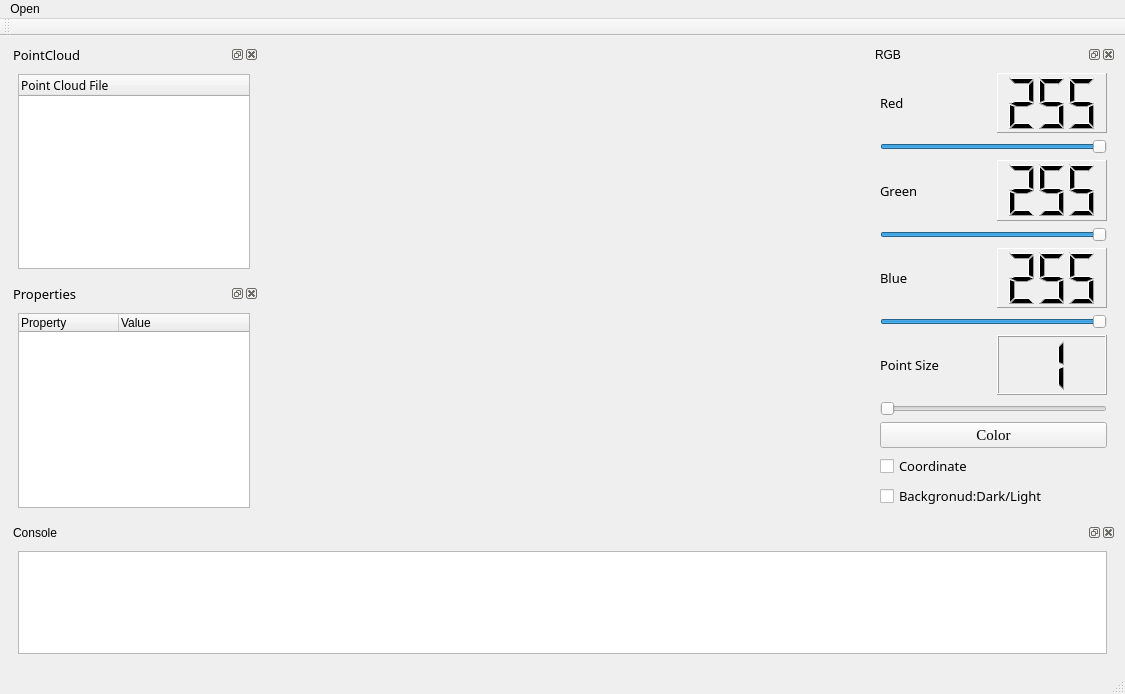
<?xml version="1.0" encoding="UTF-8"?>
<ui version="4.0">
 <class>MainViewer</class>
 <widget class="QMainWindow" name="MainViewer">
  <property name="geometry">
   <rect>
    <x>0</x>
    <y>0</y>
    <width>1125</width>
    <height>691</height>
   </rect>
  </property>
  <property name="windowTitle">
   <string>MainWindow</string>
  </property>
  <widget class="QWidget" name="centralwidget">
   <layout class="QGridLayout" name="gridLayout">
    <item row="0" column="0">
     <widget class="QDockWidget" name="dataDock">
      <property name="minimumSize">
       <size>
        <width>250</width>
        <height>233</height>
       </size>
      </property>
      <property name="maximumSize">
       <size>
        <width>300</width>
        <height>524287</height>
       </size>
      </property>
      <property name="font">
       <font>
        <family>微软雅黑</family>
        <pointsize>10</pointsize>
       </font>
      </property>
      <property name="windowTitle">
       <string>PointCloud</string>
      </property>
      <widget class="QWidget" name="dockWidgetContents_5">
       <layout class="QVBoxLayout" name="verticalLayout_3">
        <item>
         <widget class="QTreeWidget" name="dataTree">
          <property name="minimumSize">
           <size>
            <width>0</width>
            <height>180</height>
           </size>
          </property>
          <property name="font">
           <font>
            <family>微软雅黑</family>
            <pointsize>9</pointsize>
           </font>
          </property>
          <property name="contextMenuPolicy">
           <enum>Qt::CustomContextMenu</enum>
          </property>
          <column>
           <property name="text">
            <string>Point Cloud File</string>
           </property>
          </column>
         </widget>
        </item>
       </layout>
      </widget>
     </widget>
    </item>
    <item row="0" column="1" rowspan="2">
     <widget class="QVTKWidget" name="screen" native="true">
      <property name="minimumSize">
       <size>
        <width>600</width>
        <height>400</height>
       </size>
      </property>
     </widget>
    </item>
    <item row="0" column="2" rowspan="2">
     <widget class="QDockWidget" name="RGBDock">
      <property name="minimumSize">
       <size>
        <width>245</width>
        <height>400</height>
       </size>
      </property>
      <property name="maximumSize">
       <size>
        <width>300</width>
        <height>524287</height>
       </size>
      </property>
      <property name="windowTitle">
       <string>RGB</string>
      </property>
      <widget class="QWidget" name="dockWidgetContents_4">
       <layout class="QVBoxLayout" name="verticalLayout_2">
        <item>
         <layout class="QVBoxLayout" name="verticalLayout">
          <item>
           <layout class="QHBoxLayout" name="horizontalLayout">
            <item>
             <widget class="QLabel" name="label_1">
              <property name="sizePolicy">
               <sizepolicy hsizetype="Expanding" vsizetype="Preferred">
                <horstretch>0</horstretch>
                <verstretch>0</verstretch>
               </sizepolicy>
              </property>
              <property name="font">
               <font>
                <family>微软雅黑</family>
                <pointsize>10</pointsize>
               </font>
              </property>
              <property name="text">
               <string>Red</string>
              </property>
             </widget>
            </item>
            <item>
             <widget class="QLCDNumber" name="rLCD">
              <property name="sizePolicy">
               <sizepolicy hsizetype="Expanding" vsizetype="Minimum">
                <horstretch>0</horstretch>
                <verstretch>0</verstretch>
               </sizepolicy>
              </property>
              <property name="autoFillBackground">
               <bool>false</bool>
              </property>
              <property name="inputMethodHints">
               <set>Qt::ImhNone</set>
              </property>
              <property name="frameShape">
               <enum>QFrame::Panel</enum>
              </property>
              <property name="frameShadow">
               <enum>QFrame::Raised</enum>
              </property>
              <property name="lineWidth">
               <number>1</number>
              </property>
              <property name="smallDecimalPoint">
               <bool>false</bool>
              </property>
              <property name="digitCount">
               <number>3</number>
              </property>
              <property name="mode">
               <enum>QLCDNumber::Dec</enum>
              </property>
              <property name="value" stdset="0">
               <double>255.000000000000000</double>
              </property>
              <property name="intValue" stdset="0">
               <number>255</number>
              </property>
             </widget>
            </item>
           </layout>
          </item>
          <item>
           <widget class="QSlider" name="rSlider">
            <property name="sizePolicy">
             <sizepolicy hsizetype="Expanding" vsizetype="Fixed">
              <horstretch>0</horstretch>
              <verstretch>0</verstretch>
             </sizepolicy>
            </property>
            <property name="minimumSize">
             <size>
              <width>132</width>
              <height>0</height>
             </size>
            </property>
            <property name="maximum">
             <number>255</number>
            </property>
            <property name="sliderPosition">
             <number>255</number>
            </property>
            <property name="orientation">
             <enum>Qt::Horizontal</enum>
            </property>
           </widget>
          </item>
          <item>
           <layout class="QHBoxLayout" name="horizontalLayout_2">
            <item>
             <widget class="QLabel" name="label_2">
              <property name="sizePolicy">
               <sizepolicy hsizetype="Expanding" vsizetype="Preferred">
                <horstretch>0</horstretch>
                <verstretch>0</verstretch>
               </sizepolicy>
              </property>
              <property name="font">
               <font>
                <family>微软雅黑</family>
                <pointsize>10</pointsize>
               </font>
              </property>
              <property name="text">
               <string>Green</string>
              </property>
             </widget>
            </item>
            <item>
             <widget class="QLCDNumber" name="gLCD">
              <property name="sizePolicy">
               <sizepolicy hsizetype="Expanding" vsizetype="Minimum">
                <horstretch>0</horstretch>
                <verstretch>0</verstretch>
               </sizepolicy>
              </property>
              <property name="frameShape">
               <enum>QFrame::Panel</enum>
              </property>
              <property name="digitCount">
               <number>3</number>
              </property>
              <property name="intValue" stdset="0">
               <number>255</number>
              </property>
             </widget>
            </item>
           </layout>
          </item>
          <item>
           <widget class="QSlider" name="gSlider">
            <property name="sizePolicy">
             <sizepolicy hsizetype="Expanding" vsizetype="Fixed">
              <horstretch>0</horstretch>
              <verstretch>0</verstretch>
             </sizepolicy>
            </property>
            <property name="minimumSize">
             <size>
              <width>132</width>
              <height>0</height>
             </size>
            </property>
            <property name="maximum">
             <number>255</number>
            </property>
            <property name="sliderPosition">
             <number>255</number>
            </property>
            <property name="orientation">
             <enum>Qt::Horizontal</enum>
            </property>
           </widget>
          </item>
          <item>
           <layout class="QHBoxLayout" name="horizontalLayout_3">
            <item>
             <widget class="QLabel" name="label_3">
              <property name="sizePolicy">
               <sizepolicy hsizetype="Expanding" vsizetype="Preferred">
                <horstretch>0</horstretch>
                <verstretch>0</verstretch>
               </sizepolicy>
              </property>
              <property name="font">
               <font>
                <family>微软雅黑</family>
                <pointsize>10</pointsize>
               </font>
              </property>
              <property name="text">
               <string>Blue</string>
              </property>
             </widget>
            </item>
            <item>
             <widget class="QLCDNumber" name="bLCD">
              <property name="sizePolicy">
               <sizepolicy hsizetype="Expanding" vsizetype="Minimum">
                <horstretch>0</horstretch>
                <verstretch>0</verstretch>
               </sizepolicy>
              </property>
              <property name="frameShape">
               <enum>QFrame::Panel</enum>
              </property>
              <property name="digitCount">
               <number>3</number>
              </property>
              <property name="intValue" stdset="0">
               <number>255</number>
              </property>
             </widget>
            </item>
           </layout>
          </item>
          <item>
           <widget class="QSlider" name="bSlider">
            <property name="sizePolicy">
             <sizepolicy hsizetype="Expanding" vsizetype="Fixed">
              <horstretch>0</horstretch>
              <verstretch>0</verstretch>
             </sizepolicy>
            </property>
            <property name="minimumSize">
             <size>
              <width>132</width>
              <height>0</height>
             </size>
            </property>
            <property name="maximum">
             <number>255</number>
            </property>
            <property name="sliderPosition">
             <number>255</number>
            </property>
            <property name="orientation">
             <enum>Qt::Horizontal</enum>
            </property>
           </widget>
          </item>
          <item>
           <layout class="QHBoxLayout" name="horizontalLayout_4">
            <item>
             <widget class="QLabel" name="label_4">
              <property name="sizePolicy">
               <sizepolicy hsizetype="Expanding" vsizetype="Preferred">
                <horstretch>0</horstretch>
                <verstretch>0</verstretch>
               </sizepolicy>
              </property>
              <property name="font">
               <font>
                <family>微软雅黑</family>
                <pointsize>10</pointsize>
               </font>
              </property>
              <property name="text">
               <string>Point Size</string>
              </property>
             </widget>
            </item>
            <item>
             <widget class="QLCDNumber" name="sizeLCD">
              <property name="sizePolicy">
               <sizepolicy hsizetype="Expanding" vsizetype="Minimum">
                <horstretch>0</horstretch>
                <verstretch>0</verstretch>
               </sizepolicy>
              </property>
              <property name="digitCount">
               <number>1</number>
              </property>
              <property name="segmentStyle">
               <enum>QLCDNumber::Filled</enum>
              </property>
              <property name="intValue" stdset="0">
               <number>1</number>
              </property>
             </widget>
            </item>
           </layout>
          </item>
          <item>
           <widget class="QSlider" name="pSlider">
            <property name="sizePolicy">
             <sizepolicy hsizetype="Expanding" vsizetype="Fixed">
              <horstretch>0</horstretch>
              <verstretch>0</verstretch>
             </sizepolicy>
            </property>
            <property name="minimumSize">
             <size>
              <width>132</width>
              <height>0</height>
             </size>
            </property>
            <property name="minimum">
             <number>1</number>
            </property>
            <property name="maximum">
             <number>10</number>
            </property>
            <property name="sliderPosition">
             <number>1</number>
            </property>
            <property name="orientation">
             <enum>Qt::Horizontal</enum>
            </property>
           </widget>
          </item>
          <item>
           <widget class="QPushButton" name="colorBtn">
            <property name="font">
             <font>
              <family>Times New Roman</family>
              <pointsize>11</pointsize>
             </font>
            </property>
            <property name="styleSheet">
             <string notr="true"/>
            </property>
            <property name="text">
             <string>Color</string>
            </property>
           </widget>
          </item>
         </layout>
        </item>
        <item>
         <widget class="QCheckBox" name="cooCbx">
          <property name="font">
           <font>
            <family>微软雅黑</family>
            <pointsize>10</pointsize>
           </font>
          </property>
          <property name="text">
           <string>Coordinate</string>
          </property>
         </widget>
        </item>
        <item>
         <widget class="QCheckBox" name="bgcCbx">
          <property name="font">
           <font>
            <family>微软雅黑</family>
            <pointsize>10</pointsize>
           </font>
          </property>
          <property name="text">
           <string>Backgronud:Dark/Light</string>
          </property>
         </widget>
        </item>
       </layout>
      </widget>
     </widget>
    </item>
    <item row="1" column="0">
     <widget class="QDockWidget" name="propertyDock">
      <property name="minimumSize">
       <size>
        <width>250</width>
        <height>233</height>
       </size>
      </property>
      <property name="font">
       <font>
        <family>微软雅黑</family>
        <pointsize>10</pointsize>
       </font>
      </property>
      <property name="windowTitle">
       <string>Properties</string>
      </property>
      <widget class="QWidget" name="dockWidgetContents_6">
       <layout class="QVBoxLayout" name="verticalLayout_4">
        <item>
         <widget class="QTableWidget" name="propertyTable">
          <property name="minimumSize">
           <size>
            <width>0</width>
            <height>180</height>
           </size>
          </property>
          <property name="font">
           <font>
            <pointsize>9</pointsize>
           </font>
          </property>
          <property name="frameShadow">
           <enum>QFrame::Sunken</enum>
          </property>
          <property name="midLineWidth">
           <number>0</number>
          </property>
          <property name="horizontalScrollBarPolicy">
           <enum>Qt::ScrollBarAsNeeded</enum>
          </property>
          <property name="sizeAdjustPolicy">
           <enum>QAbstractScrollArea::AdjustIgnored</enum>
          </property>
          <property name="autoScroll">
           <bool>true</bool>
          </property>
          <property name="editTriggers">
           <set>QAbstractItemView::NoEditTriggers</set>
          </property>
          <property name="tabKeyNavigation">
           <bool>true</bool>
          </property>
          <property name="showDropIndicator" stdset="0">
           <bool>true</bool>
          </property>
          <property name="dragDropOverwriteMode">
           <bool>true</bool>
          </property>
          <property name="alternatingRowColors">
           <bool>false</bool>
          </property>
          <property name="selectionMode">
           <enum>QAbstractItemView::ExtendedSelection</enum>
          </property>
          <property name="textElideMode">
           <enum>Qt::ElideLeft</enum>
          </property>
          <property name="horizontalScrollMode">
           <enum>QAbstractItemView::ScrollPerItem</enum>
          </property>
          <property name="showGrid">
           <bool>false</bool>
          </property>
          <property name="wordWrap">
           <bool>true</bool>
          </property>
          <property name="cornerButtonEnabled">
           <bool>true</bool>
          </property>
          <property name="rowCount">
           <number>4</number>
          </property>
          <property name="columnCount">
           <number>2</number>
          </property>
          <attribute name="horizontalHeaderCascadingSectionResizes">
           <bool>false</bool>
          </attribute>
          <attribute name="horizontalHeaderDefaultSectionSize">
           <number>100</number>
          </attribute>
          <attribute name="horizontalHeaderHighlightSections">
           <bool>true</bool>
          </attribute>
          <attribute name="horizontalHeaderMinimumSectionSize">
           <number>25</number>
          </attribute>
          <attribute name="horizontalHeaderStretchLastSection">
           <bool>true</bool>
          </attribute>
          <attribute name="verticalHeaderVisible">
           <bool>false</bool>
          </attribute>
          <attribute name="verticalHeaderCascadingSectionResizes">
           <bool>false</bool>
          </attribute>
          <row/>
          <row/>
          <row/>
          <row/>
          <column>
           <property name="text">
            <string>Property</string>
           </property>
           <property name="textAlignment">
            <set>AlignLeading|AlignVCenter</set>
           </property>
          </column>
          <column>
           <property name="text">
            <string>Value</string>
           </property>
           <property name="textAlignment">
            <set>AlignLeading|AlignVCenter</set>
           </property>
          </column>
         </widget>
        </item>
       </layout>
      </widget>
     </widget>
    </item>
    <item row="2" column="0" colspan="3">
     <widget class="QDockWidget" name="consoleDock">
      <property name="minimumSize">
       <size>
        <width>200</width>
        <height>140</height>
       </size>
      </property>
      <property name="maximumSize">
       <size>
        <width>524287</width>
        <height>220</height>
       </size>
      </property>
      <property name="windowTitle">
       <string>Console</string>
      </property>
      <widget class="QWidget" name="dockWidgetContents_7">
       <layout class="QVBoxLayout" name="verticalLayout_5">
        <item>
         <widget class="QTableWidget" name="consoleTable">
          <property name="showGrid">
           <bool>false</bool>
          </property>
          <property name="gridStyle">
           <enum>Qt::SolidLine</enum>
          </property>
          <property name="rowCount">
           <number>0</number>
          </property>
          <property name="columnCount">
           <number>5</number>
          </property>
          <attribute name="horizontalHeaderVisible">
           <bool>false</bool>
          </attribute>
          <attribute name="horizontalHeaderDefaultSectionSize">
           <number>200</number>
          </attribute>
          <attribute name="horizontalHeaderStretchLastSection">
           <bool>true</bool>
          </attribute>
          <attribute name="verticalHeaderVisible">
           <bool>false</bool>
          </attribute>
          <column>
           <property name="text">
            <string>Time</string>
           </property>
           <property name="textAlignment">
            <set>AlignLeading|AlignVCenter</set>
           </property>
          </column>
          <column>
           <property name="text">
            <string>Operation</string>
           </property>
           <property name="textAlignment">
            <set>AlignLeading|AlignVCenter</set>
           </property>
          </column>
          <column>
           <property name="text">
            <string>Operation Object</string>
           </property>
           <property name="textAlignment">
            <set>AlignLeading|AlignVCenter</set>
           </property>
          </column>
          <column>
           <property name="text">
            <string>Details</string>
           </property>
           <property name="textAlignment">
            <set>AlignLeading|AlignVCenter</set>
           </property>
          </column>
          <column>
           <property name="text">
            <string>Note</string>
           </property>
           <property name="textAlignment">
            <set>AlignLeading|AlignVCenter</set>
           </property>
          </column>
         </widget>
        </item>
       </layout>
      </widget>
     </widget>
    </item>
   </layout>
  </widget>
  <widget class="QMenuBar" name="menubar">
   <property name="geometry">
    <rect>
     <x>0</x>
     <y>0</y>
     <width>1125</width>
     <height>22</height>
    </rect>
   </property>
   <widget class="QMenu" name="menuOpen">
    <property name="title">
     <string>Open</string>
    </property>
   </widget>
   <addaction name="menuOpen"/>
  </widget>
  <widget class="QStatusBar" name="statusbar"/>
  <widget class="QToolBar" name="toolBar">
   <property name="windowTitle">
    <string>toolBar</string>
   </property>
   <attribute name="toolBarArea">
    <enum>TopToolBarArea</enum>
   </attribute>
   <attribute name="toolBarBreak">
    <bool>false</bool>
   </attribute>
  </widget>
 </widget>
 <customwidgets>
  <customwidget>
   <class>QVTKWidget</class>
   <extends>QWidget</extends>
   <header location="global">QVTKWidget.h</header>
  </customwidget>
 </customwidgets>
 <resources/>
 <connections/>
</ui>
